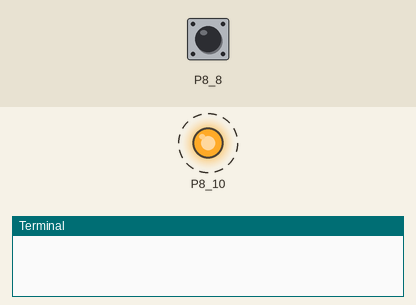
Simulated run of this program. Board: BeagleBone Black. Shown: output pins drawn as LEDs (lit = HIGH), the last lines printed to the terminal. Dashed ring = blinking. The test bench sets the inputs (shaded band); at power-on: P8_8 LOW. Threads take turns every 2 ms. At 10.0 s the program stops and its outputs stay as they are.

Above: at 1.2 s.
1.3 s: P8_8 pulled HIGH for 0.15 s
At 10.1 s:
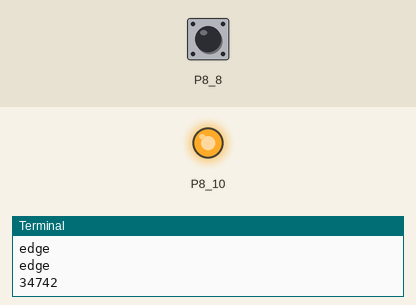
Timing chart, 0 to 11.5 s (numbered marks = the images above; inputs shaded):
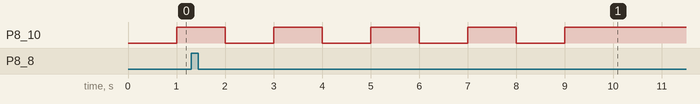

Measured:
- by itself, P8_10: alternates HIGH for 1.0 s and LOW for 1.0 s, 8 changes in all, then stays HIGH

The program:

gpio_test.py
```python
import Adafruit_BBIO.GPIO as GPIO
import time
from threading import Thread
from datetime import datetime

GPIO.setup("P8_10", GPIO.OUT)
GPIO.setup("P8_8", GPIO.IN)

is_sending = False
should_end = False

flick_state = False
def flick():
  global flick_state, should_end
  while True:
    if should_end:
      break
    output = GPIO.HIGH if flick_state else GPIO.LOW
    GPIO.output("P8_10", output)
    time.sleep(1)
    flick_state = not flick_state

read_counter = 0
old_state = 0
def reader():
  global should_end, old_state, read_counter
  while True:
    if should_end:
      break
    read_data = GPIO.input("P8_8")
    if read_data != old_state:
      print("edge")
      old_state = read_data
    read_counter = read_counter + 1


flick_thread = Thread(target=flick)
flick_thread.start()

read_thread = Thread(target=reader)
read_thread.start()

time.sleep(10)
should_end = True
flick_thread.join()
read_thread.join()

print(read_counter)
GPIO.cleanup()
```
